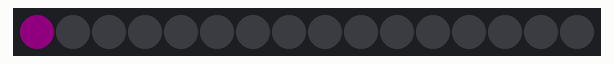
Recording of a sketch running on a simulated Arduino Uno, built with avr-gcc and run on an emulated ATmega328P. On the bench: 16 RGB LEDs in strip order, left to right. Dim RGB values are drawn brighter than linear; random numbers use the default seed unless the sketch sets one.

Above: at 0.45 s.
At 5.32 s:
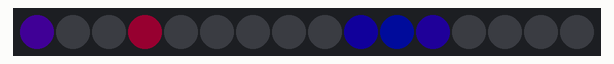
At 10.28 s:
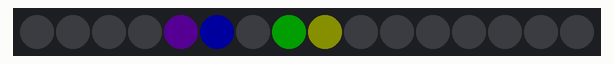
At 20.12 s:
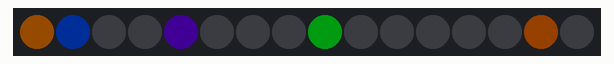
At 30.05 s:
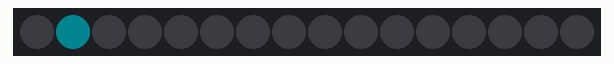
At 39.88 s:
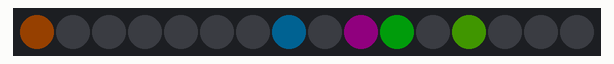

The sketch:

random_appear.ino
```cpp
#include <Adafruit_NeoPixel.h>

#define PIN 0

Adafruit_NeoPixel strip = Adafruit_NeoPixel(16, PIN);

// We store color values outside the strip because we set a default
// brightness. As a result, calling getPixelColor to then call setPixelColor
// is lossy and changes colors.
uint32_t values[16] = {0,0,0,0,0,0,0,0,0,0,0,0,0,0,0,0};

uint32_t loops;     // count the number of loops
uint32_t direction; // stores our direction

// How often should we consider changing direction?
#define DIRECTION_FREQUENCY 64
// How do we decide if we are walking forwards/backwards?
#define DIRECTION_CHOICE (random(2)==1)

void setup() {
  strip.begin();
  strip.setBrightness(30);

  loops = 0;
  direction = 1;
}

// Randomly make a color appear in the 0th pixel and walk it across the strip.
// Sometimes we walk forwards, sometimes we walk backwards.
void loop() {
  // We always manipulate "values" with forward walks and then take
  // "direction" and "loops" into account when assigning those colors to the
  // actual pixels.

  uint32_t i;

  // walk all the current colors forward one step, dropping whatever is last.
  for (i=15; i>0; i--) {
    values[i] = values[i-1];
  }

  // now randomly choose if the 0th gets a color.
  switch(random(4)) {
  case 0:
    // 25% of the time, give a new color
    values[0] = Wheel(random(256));
    break;
  default:
    // 75% of the time, make it black.
    values[0] = strip.Color(0,0,0);
    break;
  }

  // Every so often decide if we should change direction.
  //
  // If direction is positive, we walk forwards along the strip. When
  // negative, we walk backwards.
  if (loops%DIRECTION_FREQUENCY==0) {
    direction = DIRECTION_CHOICE?1:-1;
  }

  for (i=0; i<16; i++) {
    strip.setPixelColor((i*direction)%16, values[i]);
  }
  ++loops;

  strip.show();
  delay(100);
}

// Input a value 0 to 255 to get a color value.
// The colours are a transition r - g - b - back to r.
uint32_t Wheel(byte WheelPos) {
  WheelPos = 255 - WheelPos;
  if(WheelPos < 85) {
    return strip.Color(255 - WheelPos * 3, 0, WheelPos * 3);
  }
  if(WheelPos < 170) {
    WheelPos -= 85;
    return strip.Color(0, WheelPos * 3, 255 - WheelPos * 3);
  }
  WheelPos -= 170;
  return strip.Color(WheelPos * 3, 255 - WheelPos * 3, 0);
}
```
